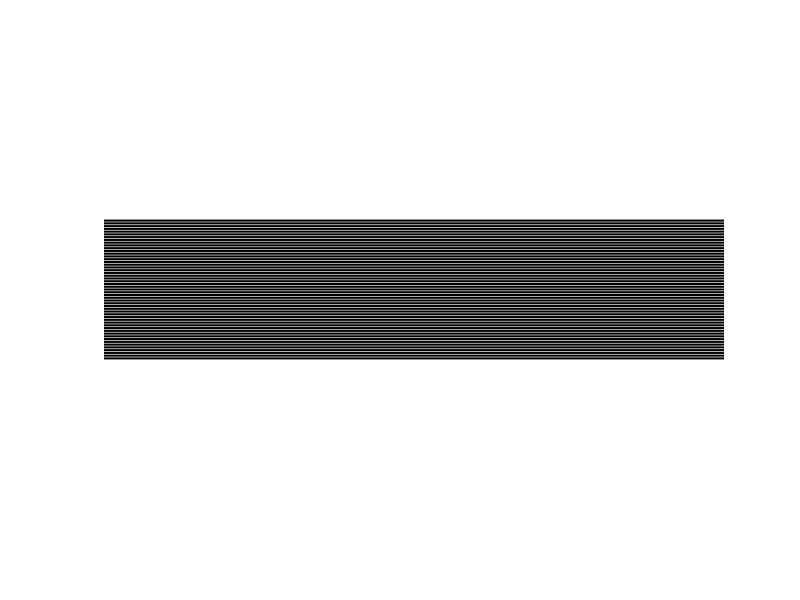
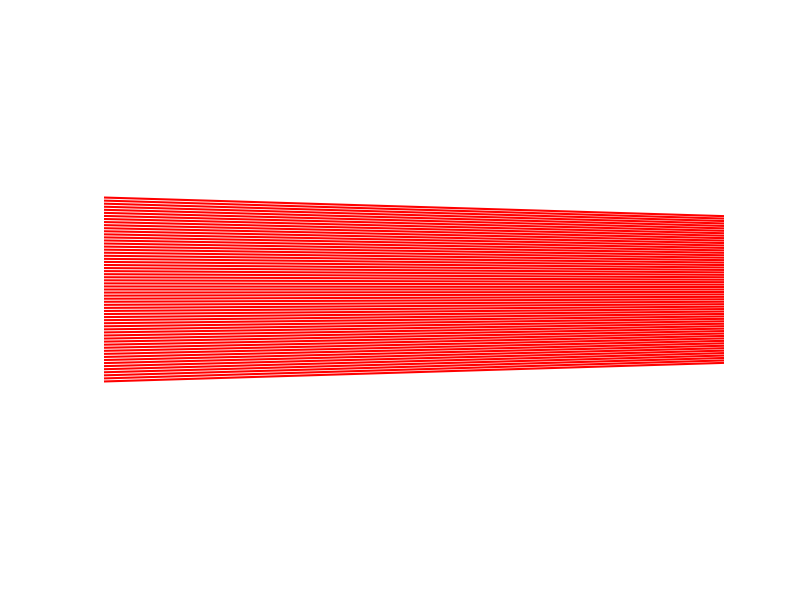
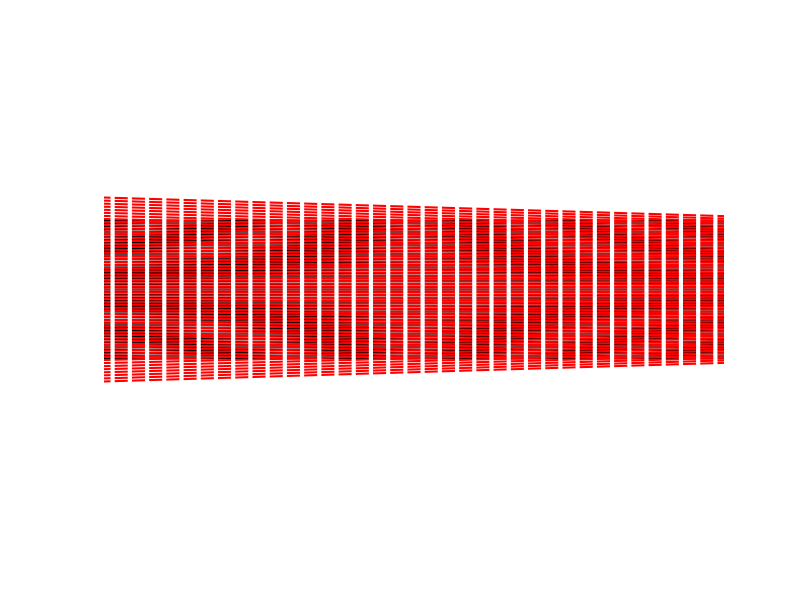
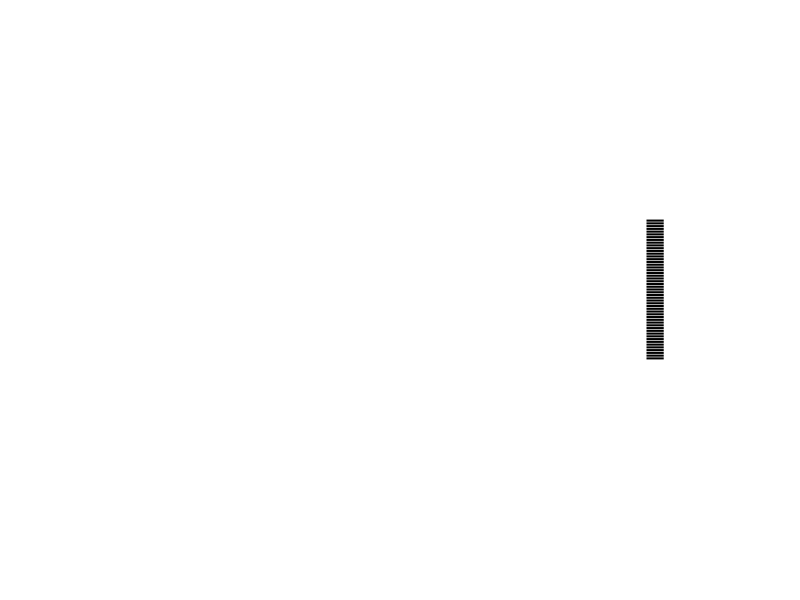

MATLAB code to generate these figures, in order:
close all;clear;clc;
x = [-18,18];
figure(1);
for n = -25:25
    y = [4 / 25 * n,4 / 25 * n];
    plot(x,y,'k-','LineWidth',1.5);
    hold on;
end
axis equal;
axis off;
xlim([-18,18]);
ylim([-6,6]);

figure(2);
for n = -30:30
    y = -0.001 * n * x + 4 / 25 * n;
    plot(x,y,'r-','LineWidth',1.5);
    hold on;
end
axis equal;
axis off;
xlim([-18,18]);
ylim([-6,6]);

figure(3);
for n = -25:25
    y = [4 / 25 * n,4 / 25 * n];
    plot(x,y,'k-','LineWidth',1.5);
    hold on;
end
for n = -30:30
    y = -0.001 * n * x + 4 / 25 * n;
    plot(x,y,'r-','LineWidth',1.5);
    hold on;
end
for x = -17.5:1:17.5
    plot([x,x],[-6,6],'w-','LineWidth',3);
    hold on;
end
axis equal;
axis off;
xlim([-18,18]);
ylim([-6,6]);

x = [13.5,14.5];
figure(4);
for n = -25:25
    y = [4 / 25 * n,4 / 25 * n];
    plot(x,y,'k-','LineWidth',1.5);
    hold on;
end
axis equal;
axis off;
xlim([-18,18]);
ylim([-6,6]);

figure(5)
for n = -30:30
    y = -0.001 * n * x + 4 / 25 * n;
    plot(x,y,'r-','LineWidth',1.5);
    hold on;
end
axis equal;
axis off;
xlim([-18,18]);
ylim([-6,6]);

figure(6);
for n = -25:25
    y = [4 / 25 * n,4 / 25 * n];
    plot(x,y,'k-','LineWidth',1.5);
    hold on;
end
for n = -30:30
    y = -0.001 * n * x + 4 / 25 * n;
    plot(x,y,'r-','LineWidth',1.5);
    hold on;
end
axis equal;
axis off;
xlim([-18,18]);
ylim([-6,6]);

figure(7);
y = [-6,6];
for n = -80:80
    x = [4 / 25 * n,4 / 25 * n];
    plot(x,y,'k-','LineWidth',1.5);
    hold on;
end
axis equal;
axis off;
xlim([-18,18]);
ylim([-6,6]);

figure(8);
y = [-6,6];
for n = -80:80
    x = [4 / 25 * n,4 / 25 * n];
    plot(x,y,'k-','LineWidth',1.5);
    hold on;
end
x = [-18,18];
for n = -30:30
    y = -0.001 * n * x + 4 / 25 * n;
    plot(x,y,'r-','LineWidth',1.5);
    hold on;
end
axis equal;
axis off;
xlim([-18,18]);
ylim([-6,6]);

figure(9);
y = [-6,6];
for n = -80:80
    x = [4 / 25 * n,4 / 25 * n];
    plot(x,y,'k-','LineWidth',1.5);
    hold on;
end
x = [-18,18];
for n = -25:25
    y = [4 / 25 * n,4 / 25 * n];
    plot(x,y,'k-','LineWidth',1.5);
    hold on;
end
axis equal;
axis off;
xlim([-18,18]);
ylim([-6,6]);

figure(10);
y = [-6,6];
for n = -80:80
    x = [4 / 25 * n,4 / 25 * n];
    plot(x,y,'k-','LineWidth',1.5);
    hold on;
end
x = [-18,18];
for n = -25:25
    y = [4 / 25 * n,4 / 25 * n];
    plot(x,y,'k-','LineWidth',1.5);
    hold on;
end
for n = -30:30
    y = -0.001 * n * x + 4 / 25 * n;
    plot(x,y,'r-','LineWidth',1.5);
    hold on;
end
axis equal;
axis off;
xlim([-18,18]);
ylim([-6,6]);